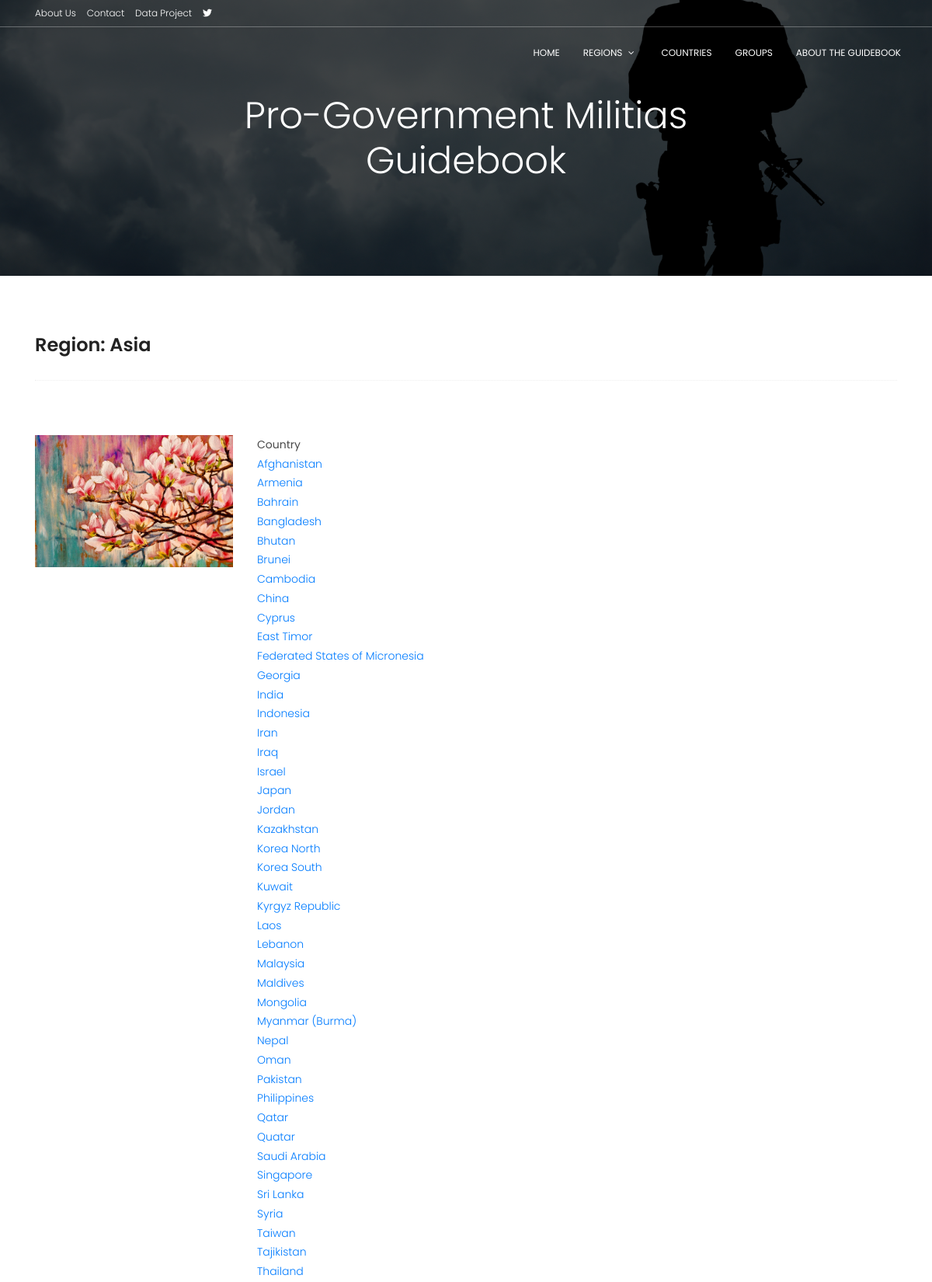
Screenshot of /regions/asia/ (upper part) with the database file from the repository.
### dataentry/models.py (models this page shows, shortened)
class Country(models.Model):
    LEVEL1REGION = (('Asia', 'Asia'),('Africa','Africa'),('Americas','Americas'),('Oceania', 'Oceania'),('Europe', 'Europe'))
    LEVEL2REGION = (('Eastern Africa','Eastern Africa'),('Middle Africa','Middle Africa'),('Northern Africa','Northern Africa'),('Southern Africa','Southern Africa'),('Western Africa','Western Africa'),('Caribbean', 'Caribbean'),('Central America','Central America'),('South America','South America'),('Northern America','Northern America'),('Central Asia','Central Asia'),('Eastern Asia','Eastern Asia'),('Southern Asia','Southern Asia'),('South-Eastern Asia','South-Eastern Asia'),('Western Asia','Western Asia'),('Eastern Europe','Eastern Europe'),('Northern Europe','Northern Europe'),('Southern Europe','Southern Europe'),('Western Europe','Western Europe'),('Australia and New Zealand', 'Australia and New Zealand'),('Melanesia','Melanesia'),('Micronesia','Micronesia'),('Polynesia','Polynesia'))
    name = models.CharField("Name", max_length=200)
    abbreviation = models.CharField("Abbreviation", max_length=3)
    code = models.IntegerField("Code")
    level1region = models.CharField("Level 1 Region", choices=LEVEL1REGION, max_length=30, default='Africa')
    level2region = models.CharField("Level 2 Region", choices=LEVEL2REGION, max_length=30, default='Eastern Africa')
    isoalpha2 = models.CharField("Abbrev. (2 letter)", max_length=2, blank=True)
    class Meta:
            verbose_name = 'country'
            verbose_name_plural = 'countries'

### dataentry/views.py (the view)
# urls.py: path('regions/asia/', views.region_asia, name="region_asia"),
def region_asia(request):
    countries = Country.objects.filter(level1region="Asia").order_by("name")
    ctg = {}
    for c in countries:
        ctg[c] = set()
    ctglist = []
    for c in countries:
        ctglist.append([c, ctg[c]])
    return render(request, 'dataentry/region_asia.html', {'ctglist': ctglist})

### dataentry/templates/dataentry/region_asia.html (shortened to what this page needs)
{% extends "dataentry/home.html" %}
{% load static %}
{% block main_heading %}Region: Asia{% endblock %}
{% block content %}
<div class="section-top-border">
    <div class="row">
      <div class="col-md-3">
          <img src="{% static 'dataentry/asia.jpg' %}" alt="" title="" width="100%" />
      </div>
      <div class="col-md-9 mt-sm-20">
          <table>
              <tr><td><b>Country</b></td></tr>
              {% for item in ctglist %}
              <tr>
                <td><a href="/country/{{ item.0.id }}">{{ item.0.name }}</a></td>
              {% endfor %}
            </table>
      </div>
    </div>
</div>
{% endblock %}

### dataentry/static/dataentry/styling.css (style rules this page uses)
body { color: #777777; font-family: "Poppins", sans-serif; font-size: 14px; font-weight: 300; line-height: 1.625em; position: relative; }
a { -webkit-transition: all 0.3s ease 0s; -moz-transition: all 0.3s ease 0s; -o-transition: all 0.3s ease 0s; transition: all 0.3s ease 0s; }
a, a:focus, a:hover { text-decoration: none; outline: 0; }
td, th { border-radius: 0px; }
b, sup, sub, u, del { color: #494949; }
.section-top-border { padding: 70px 0; border-top: 1px dotted #eee; }

### rows the page displays
Country: name "Afghanistan"
Country: name "Armenia"
Country: name "Bahrain"
Country: name "Bangladesh"
Country: name "Bhutan"
Country: name "Brunei"
Country: name "Cambodia"
Country: name "China"
Country: name "Cyprus"
Country: name "East Timor"
Country: name "Federated States of Micronesia"
Country: name "Georgia"
Country: name "India"
Country: name "Indonesia"
Country: name "Iran"
Country: name "Iraq"
Country: name "Israel"
Country: name "Japan"
Country: name "Jordan"
Country: name "Kazakhstan"
Country: name "Korea North"
Country: name "Korea South"
Country: name "Kuwait"
Country: name "Kyrgyz Republic"
Country: name "Laos"
Country: name "Lebanon"
Country: name "Malaysia"
Country: name "Maldives"
Country: name "Mongolia"
Country: name "Myanmar (Burma)"
Country: name "Nepal"
Country: name "Oman"
Country: name "Pakistan"
Country: name "Philippines"
Country: name "Qatar"
Country: name "Quatar"
Country: name "Saudi Arabia"
Country: name "Singapore"
Country: name "Sri Lanka"
Country: name "Syria"
Country: name "Taiwan"
Country: name "Tajikistan"
Country: name "Thailand"
